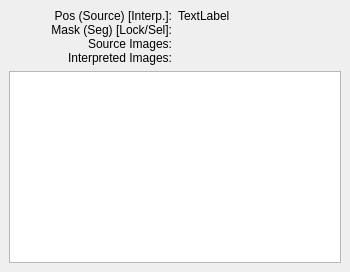
  <widget class="QDockWidget" name="DockInfo">
   <property name="sizePolicy">
    <sizepolicy hsizetype="Preferred" vsizetype="Preferred">
     <horstretch>0</horstretch>
     <verstretch>0</verstretch>
    </sizepolicy>
   </property>
   <property name="minimumSize">
    <size>
     <width>350</width>
     <height>128</height>
    </size>
   </property>
   <property name="maximumSize">
    <size>
     <width>350</width>
     <height>524287</height>
    </size>
   </property>
   <property name="features">
    <set>QDockWidget::DockWidgetFeature::DockWidgetFloatable|QDockWidget::DockWidgetFeature::DockWidgetMovable</set>
   </property>
   <property name="allowedAreas">
    <set>Qt::DockWidgetArea::RightDockWidgetArea</set>
   </property>
   <property name="windowTitle">
    <string>Info (F9)</string>
   </property>
   <attribute name="dockWidgetArea">
    <number>2</number>
   </attribute>
   <widget class="QWidget" name="dockWidgetContents_9">
    <property name="sizePolicy">
     <sizepolicy hsizetype="Fixed" vsizetype="MinimumExpanding">
      <horstretch>0</horstretch>
      <verstretch>0</verstretch>
     </sizepolicy>
    </property>
    <property name="minimumSize">
     <size>
      <width>350</width>
      <height>100</height>
     </size>
    </property>
    <property name="maximumSize">
     <size>
      <width>350</width>
      <height>16777215</height>
     </size>
    </property>
    <layout class="QVBoxLayout" name="verticalLayout_3">
     <item>
      <layout class="QVBoxLayout" name="verticalLayout_2">
       <item>
        <layout class="QHBoxLayout" name="horizontalLayout_3">
         <item>
          <widget class="QLabel" name="label_20">
           <property name="text">
            <string>Pos (Source) [Interp.]:
Mask (Seg) [Lock/Sel]:
Source Images:
Interpreted Images:</string>
           </property>
           <property name="scaledContents">
            <bool>true</bool>
           </property>
           <property name="alignment">
            <set>Qt::AlignmentFlag::AlignRight|Qt::AlignmentFlag::AlignTop|Qt::AlignmentFlag::AlignTrailing</set>
           </property>
          </widget>
         </item>
         <item>
          <widget class="QLabel" name="InfoLabel">
           <property name="text">
            <string>TextLabel</string>
           </property>
           <property name="alignment">
            <set>Qt::AlignmentFlag::AlignLeading|Qt::AlignmentFlag::AlignLeft|Qt::AlignmentFlag::AlignTop</set>
           </property>
          </widget>
         </item>
        </layout>
       </item>
      </layout>
     </item>
     <item>
      <widget class="QPlainTextEdit" name="plainTextEdit"/>
     </item>
    </layout>
   </widget>
  </widget>
